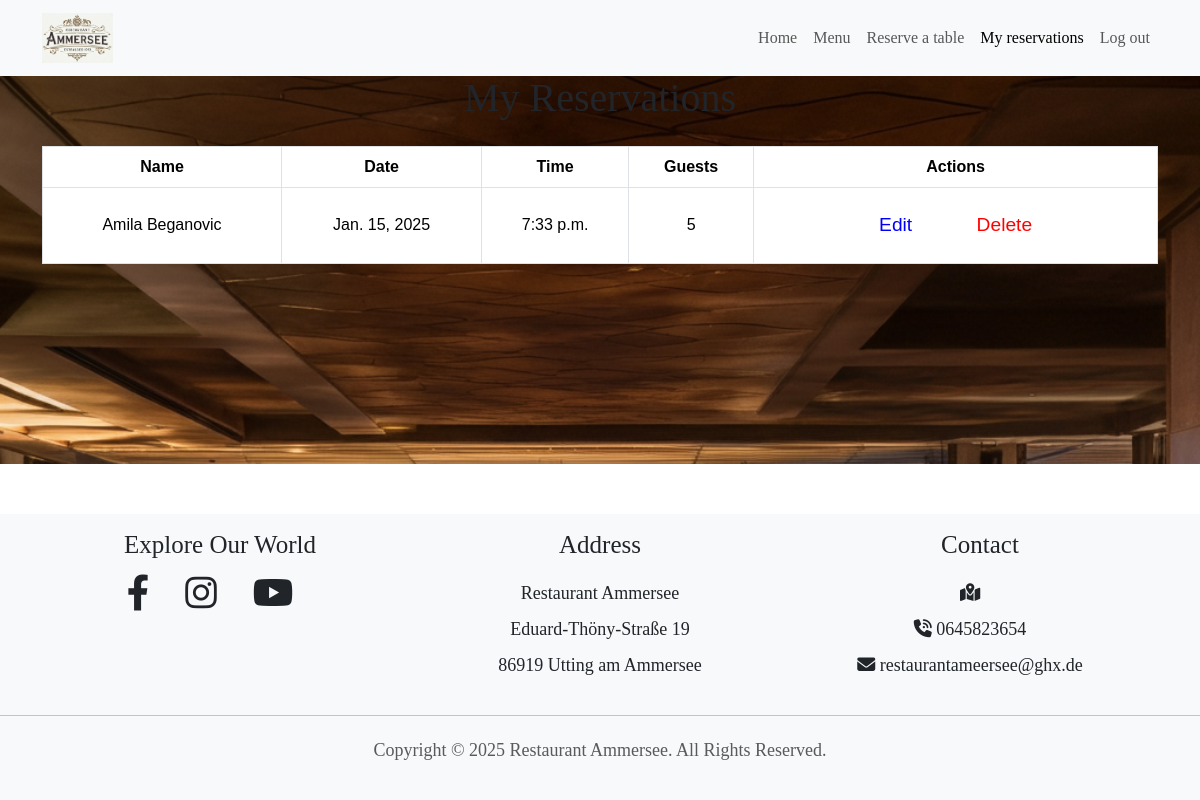
Page /restaurant/my_reservations/ (signed in) on the earlier database version.
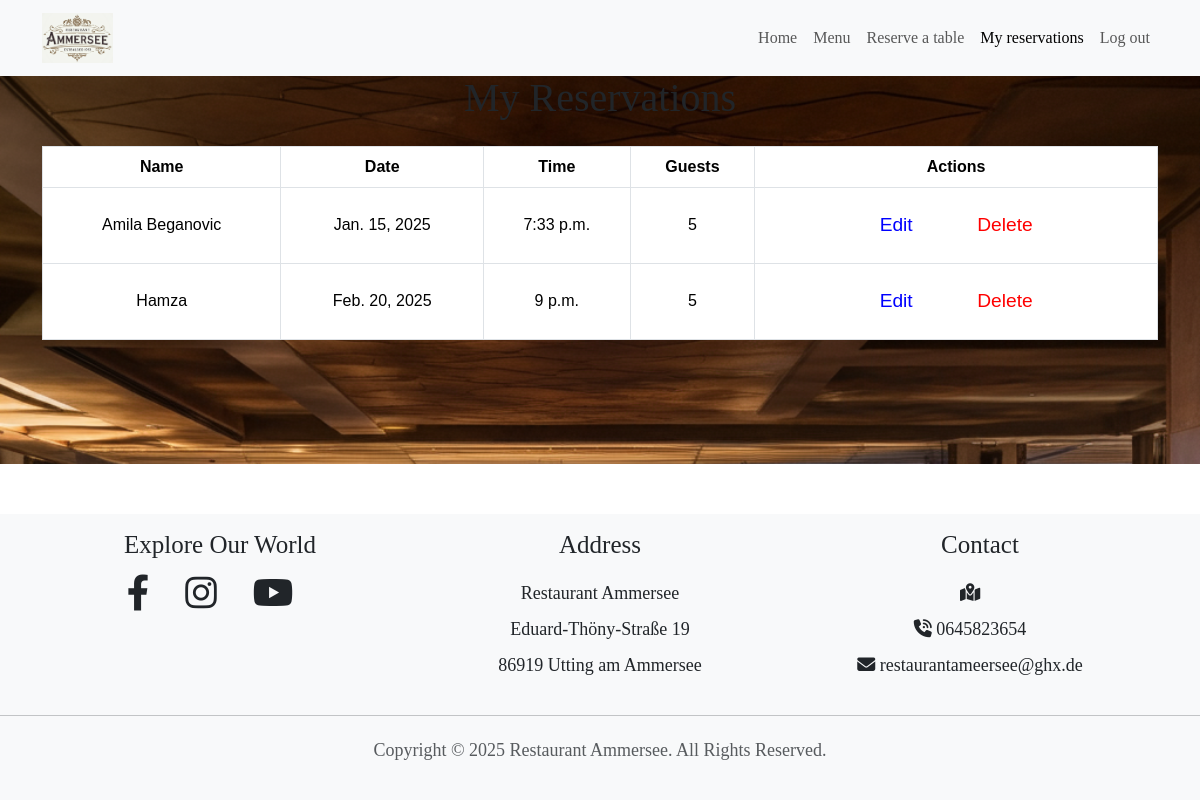
Same page on the later database version.
### restaurant/models.py (models this page shows, shortened)
class Reservation(models.Model):
    time = models.TimeField(blank=False, null=False)
    num_people = models.IntegerField(
        validators=[MinValueValidator(1)]  # Ensure the number of people is at least 1
    )
    name = models.CharField(max_length=200)
    email = models.EmailField(validators=[EmailValidator()], blank=True, null=True)  # Allow blank email
    phone = models.CharField(
        max_length=20, validators=[RegexValidator(r"^\+?\d{9,15}$")]  # Validate phone number format
    )
    date = models.DateField(validators=[validate_future_date])  # Use the custom validator
    user = models.ForeignKey(
        settings.AUTH_USER_MODEL, on_delete=models.CASCADE, null=True, blank=True  # Link to the User model
    )

### restaurant/views.py (the view)
# urls.py: path('my_reservations/', include('restaurant.urls', namespace='reservations')),
@login_required  # Requires user to be logged in
def my_reservations(request):
    reservations = Reservation.objects.filter(user=request.user).order_by(
        "date", "time"
    )  # Fetch reservations for the logged-in user and order them
    context = {
        "reservations": reservations
    }  # Create a context dictionary to pass to the template
    return render(
        request, "reservations/my_reservations.html", context
    )  # Render the template with the context

### restaurant/templates/reservations/my_reservations.html (shortened to what this page needs)
{% extends 'base.html' %}
{% block content %}
{% load static %}
<link rel="stylesheet" href="{% static 'css/reservations.css' %}">
<div class="container">
  <h1 class="text-center my-4">My Reservations</h1>
  <table class="table">
    <thead>
      <tr>
        <th scope="col">Name</th>
        <th scope="col">Date</th>
        <th scope="col">Time</th>
        <th scope="col">Guests</th>
        <th scope="col">Actions</th>
      </tr>
    </thead>
    <tbody>
      {% for reservation in reservations %}
      <tr>
        <td>{{ reservation.name }}</td>
        <td>{{ reservation.date }}</td>
        <td>{{ reservation.time }}</td>
        <td>{{ reservation.num_people}}</td>
        <td>
          <a href="{% url 'reservations:edit_reservation' reservation.id %}" class="btn btn-edit btn-sm">Edit</a>
          <a href="{% url 'reservations:delete_reservation' reservation.id %}" class="btn btn-delete btn-sm">Delete</a>
        </td>
      </tr>
      {% endfor %}
    </tbody>
  </table>
</div>
{% endblock %}

Differences in the rows shown:
added Reservation: name "Hamza", date "Feb. 20, 2025", time "9 p.m.", num_people "5"
